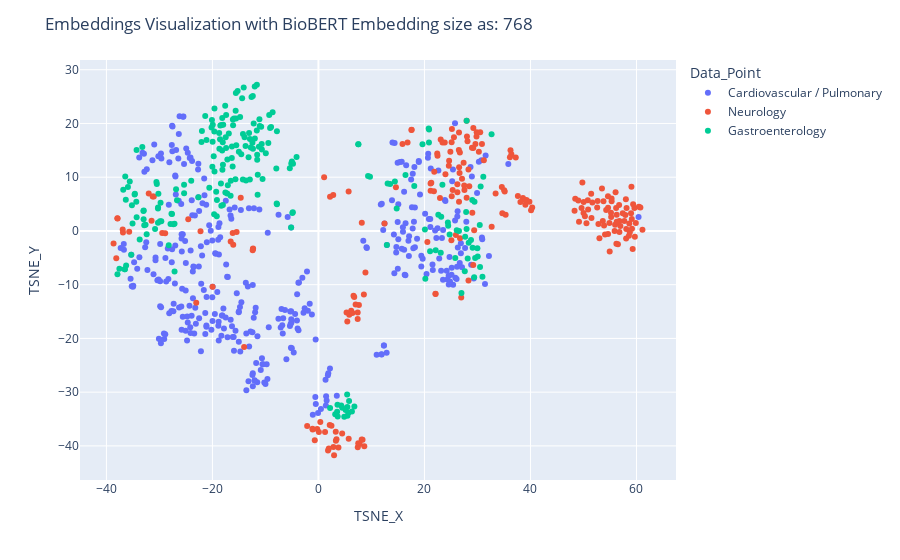

Notebook code cell kept with this figure:
### Code cell
res_bio_bert1 = np.array(load_embedding(file_name = "raw_bio_bert_embedding.csv"))
plotEmbeddings(list(res_bio_bert1), data['category'].values, 'BioBERT')

### Figure 1 — Plotly figure (JSON) as saved in the notebook; plotly's stock layout.template omitted (floating-point values rounded to 4 significant figures; data arrays with more than 128 entries replaced by an {"elided": "..."} marker saying what was removed)
{"data": [{"customdata": {"elided": "371x1 str values"}, "hovertemplate": "Data Point: %{customdata[0]}", "legendgroup": "Cardiovascular / Pulmonary", "marker": {"color": "#636efa", "symbol": "circle"}, "mode": "markers", "name": "Cardiovascular / Pulmonary", "orientation": "v", "showlegend": true, "type": "scatter", "x": {"elided": "371 float values"}, "xaxis": "x", "y": {"elided": "371 float values"}, "yaxis": "y"}, {"customdata": {"elided": "223x1 str values"}, "hovertemplate": "Data Point: %{customdata[0]}", "legendgroup": "Neurology", "marker": {"color": "#EF553B", "symbol": "circle"}, "mode": "markers", "name": "Neurology", "orientation": "v", "showlegend": true, "type": "scatter", "x": {"elided": "223 float values"}, "xaxis": "x", "y": {"elided": "223 float values"}, "yaxis": "y"}, {"customdata": {"elided": "224x1 str values"}, "hovertemplate": "Data Point: %{customdata[0]}", "legendgroup": "Gastroenterology", "marker": {"color": "#00cc96", "symbol": "circle"}, "mode": "markers", "name": "Gastroenterology", "orientation": "v", "showlegend": true, "type": "scatter", "x": {"elided": "224 float values"}, "xaxis": "x", "y": {"elided": "224 float values"}, "yaxis": "y"}], "layout": {"legend": {"title": {"text": "Data_Point"}, "tracegroupgap": 0}, "margin": {"t": 60}, "title": {"text": "Embeddings Visualization with BioBERT Embedding size as: 768"}, "xaxis": {"anchor": "y", "domain": [0, 1], "title": {"text": "TSNE_X"}}, "yaxis": {"anchor": "x", "domain": [0, 1], "title": {"text": "TSNE_Y"}}}}
